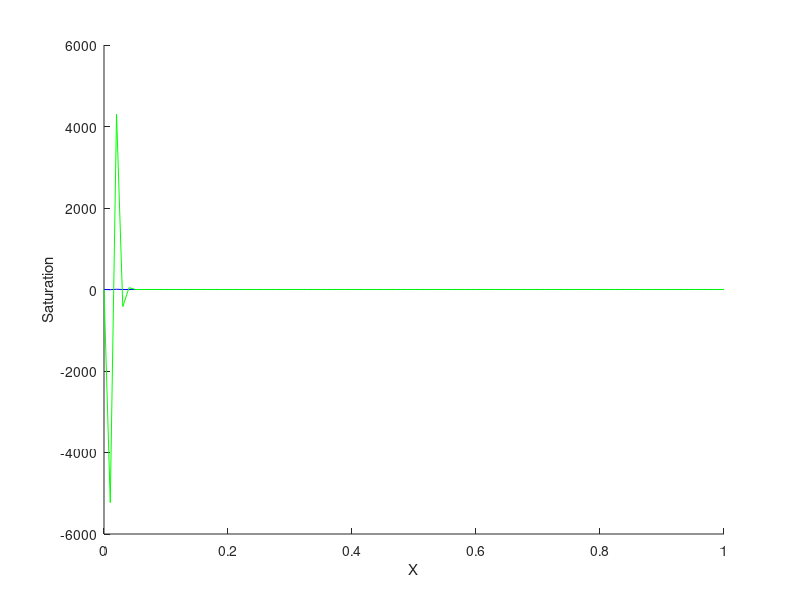

Source code (MATLAB):
%NonStandard Trifasico
%UENF
%Nicholas e Nelson
clear all;
%close all;
clc;
%------------------------Inserir os parametros-----------------------------
N1 = 100;
mio = 2;
miw = 0.875;
mig = 0.03;
betag = 0.91;
deltt = 1;
deltx = 1;
disp('----------NonStandard Trifasico----------')
fprintf('*N1 = %f        mio = %f  *\n', N1, mio)
fprintf('*miw = %f         mig = %f  *\n', miw, mig)
fprintf('*betag = %f       deltt = %f*\n', betag, deltt)
disp('*****************************************')
colocarvalores = input('"1" para mudar valores acima: ');
if colocarvalores == 1
    N1 = input('Numero de celulas: ');
    mio = input('Viscosidade oleo: ');
    miw = input('Viscosidade agua: ');
    mig = input('Viscosidade gas: ');
    betag = input('betag: ');
    deltt = input('deltt: ');
    escolhaanimacao = input('"1" para animação, outro para normal: ');
end
cw=miw/mio;
cg=mig/mio;
tempo = input('Tempo: ');
escolhaux = input('Entre com o valor de ux ("10" para aleatorio): ');
escolhaporosidade = input('Porosidade (Maior que 1 -> aleatorio): ');
if escolhaporosidade >1
    min = 0.2;
    max = 1;
    disp('   Min = 0.2          Max = 1')
    esc = input('   1 para mudar min ou max: ');
    if esc == 1
        min = input('      min: ');
        max = input('      max: ');
    end
end
%--------------------------------------------------------------------------



    
%---------------------------Definir variaveis------------------------------
Sw(1:tempo, 1:N1+1) = 0.05;
Sg(1:tempo, 1:N1+1) = 0.40;
Sw(1:tempo,1) = 0.85;
Sg(1:tempo,1) = 0.15;
%difffluxow(1:tempo,1:N1) = 0;
%difffluxog(1:tempo,1:N1) = 0;
f1w(1:tempo,1:N1) = 0;
f1g(1:tempo,1:N1) = 0;
f2w(1:tempo,1:N1) = 0;
f2g(1:tempo,1:N1) = 0;
alfaw(1:tempo,1:N1) = 0;
alfag(1:tempo,1:N1) = 0;
lambo(1:tempo,1:N1) = 0;
lambw(1:tempo,1:N1) = 0;
lambg(1:tempo,1:N1) = 0;
Bw(1:N1) = 0;
Bg(1:N1) = 0;
So(1:N1) = 0;
porosidade(1:N1) = 0;
vx(1:N1) = 0;
%--------------------------------------------------------------------------



%-----------------------------Porosidade-----------------------------------
for i = 1:1:N1

    if escolhaporosidade > 1

        porosidade(i) = rand(1);

        while porosidade(i) < min || porosidade(i) > max
            porosidade(i) = rand(1);
        end

    else

        porosidade(i) = escolhaporosidade;

    end

    if escolhaux == 10
        vx(i) = 1-porosidade(i);
    else
        vx(i) = escolhaux;
    end

end
%--------------------------------------------------------------------------

disp('Loading...')
for j=1:1:tempo
    if rem(j,50) == 0
        ja = 100*j/tempo;
        fprintf('%f', ja); disp('%');
    end
%---------------------------Achar o alfaw e alfag--------------------------
    %t = j;
    %for i = 1:1:1
    %    difffluxow(t,i) = (2*Sw(t,i))/(miw*((Sg(t,i)*betag - Sw(t,i)^2*(betag - 1))/mig + Sw(t,i)^2/miw - ((Sg(t,i) - 1)*(Sw(t,i) - 1)*(Sg(t,i) + Sw(t,i) - 1))/mio)) + (Sw(t,i)^2*((2*Sw(t,i)*(betag - 1))/mig - (2*Sw(t,i))/miw + ((Sg(t,i) - 1)*(Sw(t,i) - 1))/mio + ((Sg(t,i) - 1)*(Sg(t,i) + Sw(t,i) - 1))/mio))/(miw*((Sg(t,i)*betag - Sw(t,i)^2*(betag - 1))/mig + Sw(t,i)^2/miw - ((Sg(t,i) - 1)*(Sw(t,i) - 1)*(Sg(t,i) + Sw(t,i) - 1))/mio)^2);
    %    difffluxog(t,i) = betag/(mig*((Sg(t,i)*betag - Sw(t,i)^2*(betag - 1))/mig + Sw(t,i)^2/miw - ((Sg(t,i) - 1)*(Sw(t,i) - 1)*(Sg(t,i) + Sw(t,i) - 1))/mio)) + ((Sg(t,i)*betag - Sw(t,i)^2*(betag - 1))*(((Sg(t,i) - 1)*(Sw(t,i) - 1))/mio - betag/mig + ((Sw(t,i) - 1)*(Sg(t,i) + Sw(t,i) - 1))/mio))/(mig*((Sg(t,i)*betag - Sw(t,i)^2*(betag - 1))/mig + Sw(t,i)^2/miw - ((Sg(t,i) - 1)*(Sw(t,i) - 1)*(Sg(t,i) + Sw(t,i) - 1))/mio)^2);
    %end
    for i = 1:1:1 
        alfaw = 0.1;%rand(1)*100;%0.92;%max(difffluxow(t,i));
        alfag = 0.7;%rand(1)*100;%max(difffluxog(t,i));
    end
    
    psig=(1/(2*alfag))*((1-exp(-alfag*deltt/deltx)));
    psiw=(1/(2*alfaw))*((1-exp(-alfaw*deltt/deltx)));
%--------------------------------------------------------------------------
    
    for i=1:1:N1+1
       lambw(j,i) = (Sw(j,i)^2)/(miw);
       lambg(j,i) = (betag*Sg(j,i) + (1-betag)*(Sw(j,i)^2))/mig;
       lambo(j,i) = (1-Sw(j,i)-Sg(j,i))*(1-Sw(j,i))*(1-Sg(j,i))/mio; 
    end

%---------------------------Contas de fluxo--------------------------------
    for i=1:1:N1
        if i == 1
            f2w(j,i) = lambw(j,i)/(lambw(j,i)+lambg(j,i)+lambo(j,i));       
            f2g(j,i) = lambg(j,i)/(lambw(j,i)+lambg(j,i)+lambo(j,i)); 
        else
            f2w(j,i) = lambw(j,i-1)/(lambw(j,i-1)+lambg(j,i-1)+lambo(j,i-1));       
            f2g(j,i) = lambg(j,i-1)/(lambw(j,i-1)+lambg(j,i-1)+lambo(j,i-1));
        end
    end
    for i=N1:-1:1
        if 1 == N1
            f1w(j,i) = lambw(j,i)/(lambw(j,i)+lambg(j,i)+lambo(j,i));       
            f1g(j,i) = lambg(j,i)/(lambw(j,i)+lambg(j,i)+lambo(j,i)); 
        else 
            f1w(j,i) = lambw(j,i+1)/(lambw(j,i+1)+lambg(j,i+1)+lambo(j,i+1));       
            f1g(j,i) = lambg(j,i+1)/(lambw(j,i+1)+lambg(j,i+1)+lambo(j,i+1)); 
        end
    end
%--------------------------------------------------------------------------

%-----------------------------Equacao Principal----------------------------
    for i = 1:1:N1
        if i<=1
            Sg(j+1,i)= 0.15;%Sg(j,i)+(psig)*(alfag*(Sg(j,i+1)-2*Sg(j,i)+Sg(j,i))-f1g(j,i)+f2g(j,i));
            Sw(j+1,i)= 0.85;%Sw(j,i)+(psiw)*(alfaw*(Sw(j,i+1)-2*Sw(j,i)+Sw(j,i))-f1w(j,i)+f2w(j,i));
        else
            Sg(j+1,i)= Sg(j,i)+vx(i)*(psig)*(alfag*(Sg(j,i+1)-2*Sg(j,i)+Sg(j,i-1))-f1g(j,i)+f2g(j,i))/porosidade(i);
            Sw(j+1,i)= Sw(j,i)+vx(i)*(psiw)*(alfaw*(Sw(j,i+1)-2*Sw(j,i)+Sw(j,i-1))-f1w(j,i)+f2w(j,i))/porosidade(i);
        end
    end
end
%--------------------------------------------------------------------------



%-----------------------------Grafico Final--------------------------------
for i = 1:1:N1                                                           %|
    Bw(i) = Sw(tempo,i);                                                 %|
    Bg(i) = Sg(tempo,i);                                                 %|
    So(i) = 1-Sw(tempo,i)-Sg(tempo,i);                                   %|
    So2(i) = Bw(i)+So(i);
end
ga = 2;
if ga == 1%|
figure (1+10*palfa)                                                               %|
R1=linspace(0,1,N1);                                                     %|
plot(R1,Bw(:));                                                          %|
title('Water')                                                           %|
xlabel('X')                                                              %|
ylabel('Saturation')                                                     %|
%colorbar                                                                %|
                                                                         %|
figure (2+10*palfa)                                                               %|
R1=linspace(0,1,N1);                                                     %|
plot(R1,Bg(:));                                                          %|
title('Gas')                                                             %|
xlabel('X')                                                              %|
ylabel('Saturation')                                                     %|
%colorbar                                                                %|
                                                                         %|
figure (3)                                                               %|
R1=linspace(0,1,N1);                                                     %|
plot(R1,So(:));                                                          %|
title('Oil')                                                             %|
xlabel('X')                                                              %|
ylabel('Saturation')                                                     %|
%colorbar                                                                %|
end

R1=linspace(0,1,N1);                                                     %|
figure(4+10)%*palfa)
hold on
plot(R1,Bw(:), 'blue')
hold on
plot(R1,So2(:), 'green')
hold off
xlabel('X')                                                              %|
ylabel('Saturation')

za = 21;
if za == 2%|
figure (4+10*palfa)                                                               %|
R1=linspace(0,1,N1);                                                     %|
plot(R1,porosidade(:));                                                  %|
title('Porosity')                                                        %|
xlabel('X')                                                              %|
ylabel('Porosity')                                                       %|
%colorbar                                                                %|
%--------------------------------------------------------------------------
end

